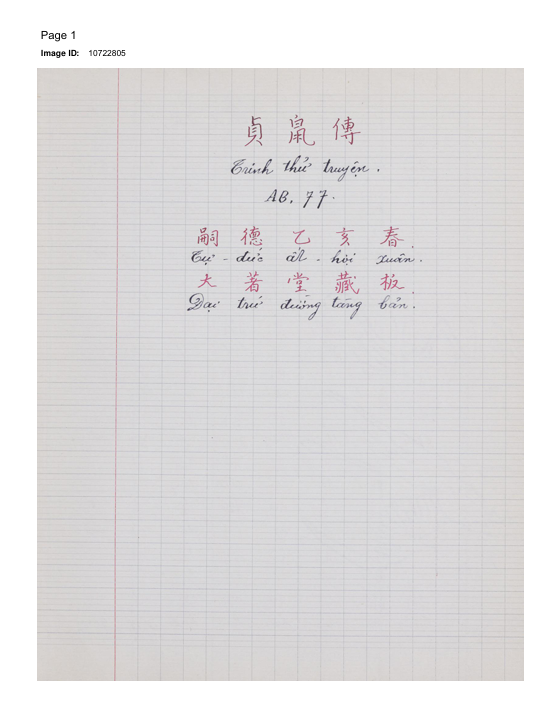
#> input picture img/test_ocr_1.png, 555 x 710 px; its folder holds only this picture in this run
$ python -i blank_detector.py   (imports and definitions only)
#> lines starting #> are read from the running program, lines starting #| are printed output that depends on the picture; after the words box and inside, x2 and y2 are one past the last pixel; in counts of white or black regions, pixels touching at a corner belong together
"""Nhận diện nhanh trang blank (không có chữ cần OCR) trực tiếp từ PDF.

Mỗi trang được render xám ở ~640 px cạnh dài (khoảng 18 ms/trang) rồi:
  1. trừ nền cục bộ để lấy nét mực (ảnh scan thường tối và không đồng đều, không dùng ngưỡng trắng tuyệt đối);
  2. gỡ đường kẻ dài ngang/dọc (khung in, viền scan) để trang chỉ có khung vẫn được coi là blank;
  3. bỏ viền ngoài, đếm số thành phần liên thông đủ lớn (nét chữ). Trang blank có rất ít thành phần.

Kết quả chỉ là gợi ý. Ngưỡng mặc định lấy từ phân bố trên các PDF mẫu, cần hiệu chỉnh khi duyệt thực tế.

Dòng lệnh (in các trang có ít chữ nhất của mỗi sách, dùng để hiệu chỉnh):
    python scripts/blank_detector.py data --top 5
    python scripts/blank_detector.py "data/<sách>/<sách>.pdf"
"""
import argparse
import sys
import time
from collections.abc import Callable
from pathlib import Path

import cv2
import numpy as np
import pymupdf

sys.path.insert(0, str(Path(__file__).resolve().parent.parent))  # chạy trực tiếp được như script
from scripts import library  # noqa: E402

RENDER_SIDE = 640      # cạnh dài (px) của ảnh phân tích
GRID = (24, 18)        # lưới ô để tính tỉ lệ vùng có chữ
MARGIN = 0.05          # bỏ viền ngoài (tỉ lệ)
MIN_COMPONENT = 6      # thành phần nhỏ hơn (px) coi là bụi
BLANK_MAX = 15         # số thành phần tối đa để gợi ý "blank"
UNCERTAIN_MAX = 60     # số thành phần tối đa để xếp "không chắc"


# [5 lines left out: function render_gray, not called in this run]


def page_metrics(gray: np.ndarray) -> dict:
    """Đo lượng "chữ" còn lại trên trang sau khi bỏ nền, khung và viền."""
    h, w = gray.shape
#> h = 710; w = 555
    gray = cv2.GaussianBlur(gray, (3, 3), 0)

    # Nền cục bộ: median trên bản thu nhỏ rồi phóng lại. diff > 0 ở nơi tối hơn nền (nét mực).
    background = cv2.medianBlur(cv2.resize(gray, (w // 4 + 1, h // 4 + 1)), 15)
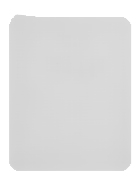
#> background: shape (178, 139); min 209, max 255, mean 224.7
    diff = cv2.subtract(cv2.resize(background, (w, h)), gray)
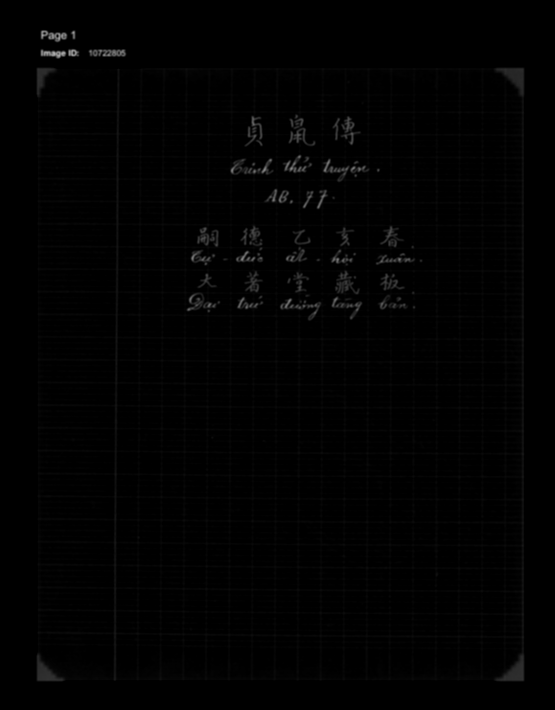
#> diff: shape (710, 555); min 0, max 171, mean 1.9
    threshold = max(18, int(np.percentile(diff, 50) * 3 + 10))
#> threshold = 18
    ink = (diff > threshold).astype(np.uint8) * 255
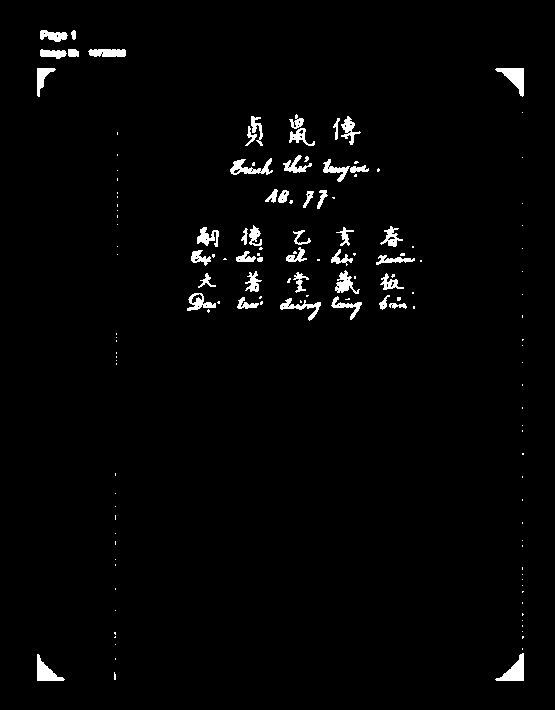
#> ink: shape (710, 555); 2% white; 143 white regions (97 under 20 px), largest, box (x1, y1, x2, y2) and area: (495, 68, 524, 97) 385, (495, 653, 524, 681) 379, (37, 654, 65, 681) 339

    # Gỡ đường kẻ dài (khung in, viền scan): mở hình thái theo ngang và dọc rồi trừ đi.
    horizontal = cv2.getStructuringElement(cv2.MORPH_RECT, (max(15, w // 8), 1))
    vertical = cv2.getStructuringElement(cv2.MORPH_RECT, (1, max(15, h // 8)))
#> vertical = 88 values from 1 to 1
    lines = cv2.bitwise_or(cv2.morphologyEx(ink, cv2.MORPH_OPEN, horizontal),
                           cv2.morphologyEx(ink, cv2.MORPH_OPEN, vertical))
#> lines: shape (710, 555); every value is 0
    text = cv2.bitwise_and(ink, cv2.bitwise_not(cv2.dilate(lines, np.ones((3, 3), np.uint8))))

    mx, my = max(1, int(w * MARGIN)), max(1, int(h * MARGIN))
#> mx = 27; my = 35
    text[:my], text[-my:], text[:, :mx], text[:, -mx:] = 0, 0, 0, 0
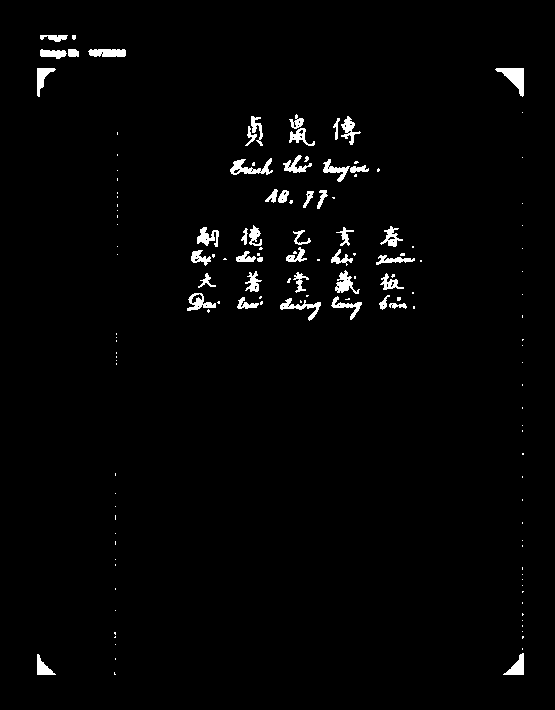
#> text: shape (710, 555); 1.9% white; 143 white regions (98 under 20 px), largest, box (x1, y1, x2, y2) and area: (495, 68, 524, 97) 385, (230, 158, 273, 175) 323, (88, 49, 126, 57) 272

    count, _, stats, _ = cv2.connectedComponentsWithStats(text, connectivity=8)
#> count = 144; stats = 144 rows, first 6: [0, 0, 555, 710, 386526], [40, 35, 28, 7, 128], [72, 35, 4, 5, 18], [40, 49, 27, 10, 185], [68, 49, 11, 8, 81], [88, 49, 38, 8, 272]
    keep = stats[1:, cv2.CC_STAT_AREA] >= MIN_COMPONENT
    gx, gy = GRID
    cells = np.zeros((gy, gx), bool)
    for i in np.where(keep)[0] + 1:
        cx = stats[i, cv2.CC_STAT_LEFT] + stats[i, cv2.CC_STAT_WIDTH] // 2
        cy = stats[i, cv2.CC_STAT_TOP] + stats[i, cv2.CC_STAT_HEIGHT] // 2
        cells[min(gy - 1, cy * gy // h), min(gx - 1, cx * gx // w)] = True
#> this loop made 70 passes
#> (i, cx, cy) on passes 8 to 19: (9, 296, 121), (10, 257, 131), (11, 351, 130), (12, 336, 129), (13, 251, 136), (14, 302, 137), (17, 297, 164), (18, 306, 159), (20, 251, 166), (21, 336, 170), (22, 356, 162), (23, 253, 164)
#> (cx, cy) on passes 1 to 6: (54, 38), (74, 37), (53, 54), (73, 53), (107, 53), (46, 82)
    return {
        "components": int(keep.sum()),
        "active": round(float(cells.mean()), 4),
        "ink": round(float(text.mean() / 255), 4),
    }


# [68 lines left out: functions classify, detect_pdf, main, not called in this run]


# [2 lines not run here, left out]

>>> import cv2
>>> picture = cv2.imread('../img/test_ocr_1.png', cv2.IMREAD_GRAYSCALE)
>>> result = page_metrics(picture)
#> result = {'components': 70, 'active': 0.111, 'ink': 0.0191}

$ run again, on img/test_ocr_3.png
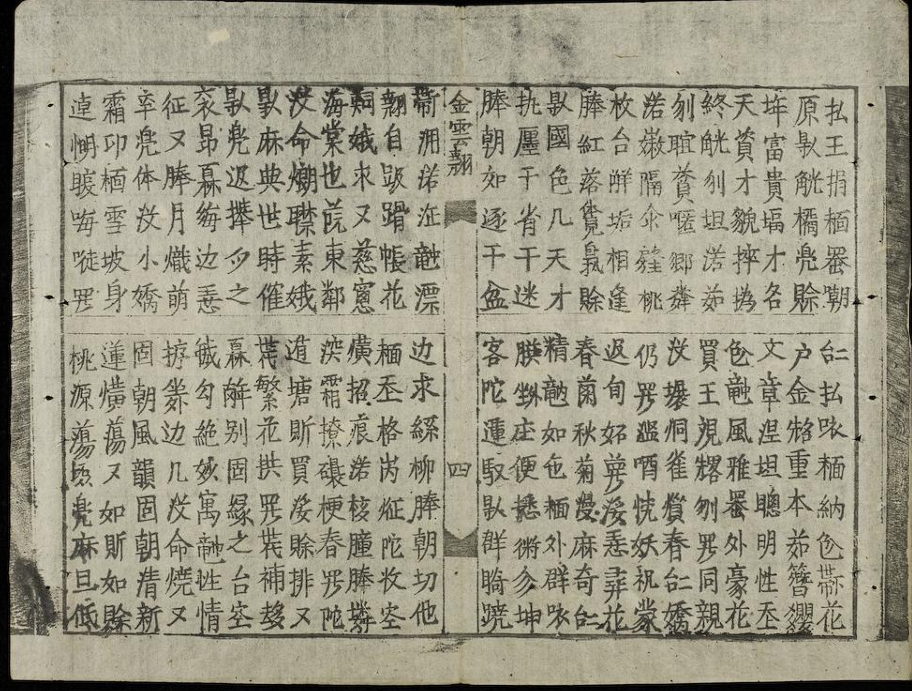
#> input picture img/test_ocr_3.png, 912 x 691 px
#> in page_metrics, `diff = cv2.subtract(cv2.resize(background, (w, h)), gray)`:
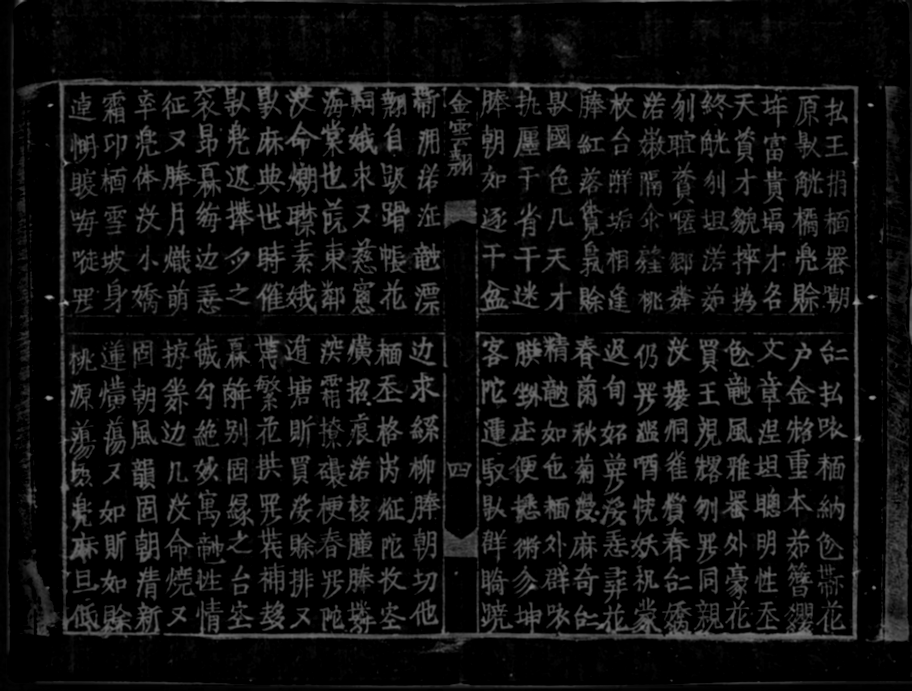
#> diff: shape (691, 912); min 0, max 167, mean 15.4
#> threshold = 18
#> ink: shape (691, 912); 26.6% white; 864 white regions (429 under 20 px), largest, box (x1, y1, x2, y2) and area: (17, 72, 864, 653) 27942, (872, 391, 910, 642) 4601, (442, 373, 482, 569) 1887
#> lines: shape (691, 912); 2.5% white; 16 white regions, largest, box (x1, y1, x2, y2) and area: (44, 81, 860, 642) 10148, (900, 462, 907, 643) 942, (886, 433, 892, 643) 892
#> in page_metrics, `text[:my], text[-my:], text[:, :mx], text[:, -mx:] = 0, 0, 0, 0`:
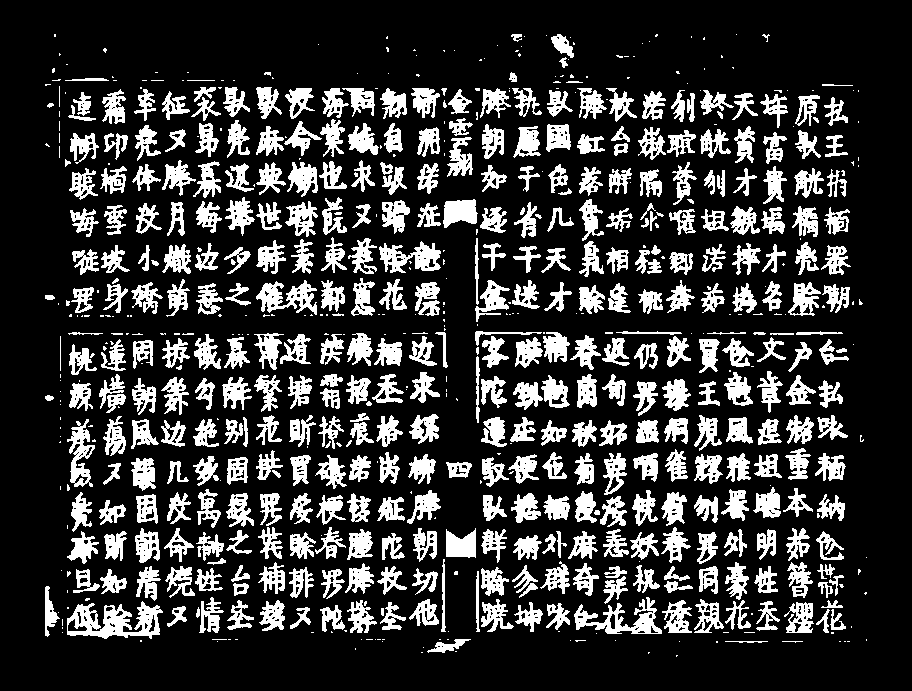
#> text: shape (691, 912); 22.1% white; 695 white regions (280 under 20 px), largest, box (x1, y1, x2, y2) and area: (67, 601, 163, 639) 1922, (574, 597, 662, 634) 1301, (256, 280, 317, 315) 1051
#> count = 696; stats = 696 rows, first 6: [0, 0, 912, 691, 490732], [54, 34, 2, 3, 6], [511, 34, 11, 8, 52], [546, 35, 1, 1, 1], [551, 34, 23, 24, 288], [655, 34, 3, 3, 7]
#> the loop in page_metrics, `for i in np.where(keep)[0] + 1:` made 504 passes
#> (i, cx, cy) on passes 3 to 5: (4, 562, 46), (5, 656, 35), (7, 766, 38)
#> result = {'components': 504, 'active': 0.752, 'ink': 0.221}
